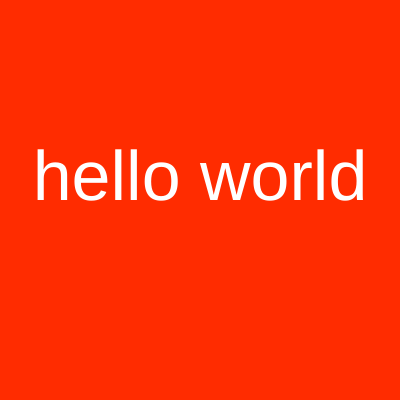
Frame 1 (no input)
Frame 60 (no input): identical to frame 1, image omitted
Frame 120 (the mouse pressed at the canvas centre since frame 60): identical to frame 1, image omitted

The p5.js sketch that drew this single still picture (run headless with seeded random() and noise() and a simulated clock; from frame 60 on, the mouse is pressed at the canvas centre):

// p5.js sketch
// ── sketch.js
function setup() {
	createCanvas(400, 400);
	textAlign(CENTER);
	textSize(70);
}

function draw() {
	background(255, 44, 0);
	fill(255);
	text("hello world", 200, 200);
}
